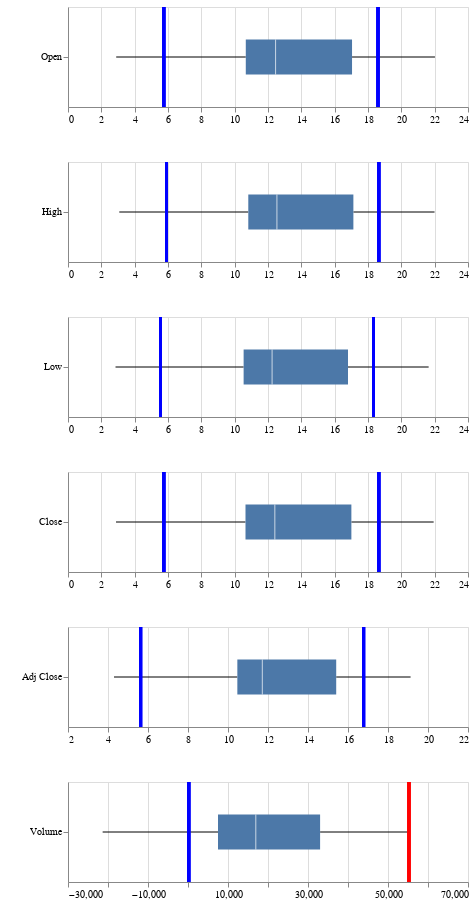

This figure's notebook cell:
### Code cell
neoDF.head(5)
neoDF.tail(5)
theChart = boxplotblast(neoDF)
theChart

### Figure 1 — Vega-Lite specification as saved in the notebook (floating-point values rounded to 4 significant figures)
{"config": {"view": {"continuousWidth": 400, "continuousHeight": 300}}, "vconcat": [{"layer": [{"mark": {"type": "boxplot", "clip": true, "extent": 1.5, "size": 35}, "encoding": {"x": {"type": "quantitative", "axis": {"title": " "}, "field": "datum", "scale": {"domain": [0.98, 23.93], "zero": false}}, "y": {"type": "ordinal", "axis": {"title": " "}, "field": "Open"}}, "height": 100, "width": 400}, {"mark": {"type": "rule", "color": "blue"}, "encoding": {"size": {"value": 3}, "x": {"type": "quantitative", "field": "min"}}}, {"mark": {"type": "rule", "color": "blue"}, "encoding": {"size": {"value": 3}, "x": {"type": "quantitative", "field": "max"}}}], "data": {"name": "data-9e9b66d1568400b9ba2ba3820f34ea2d"}}, {"layer": [{"mark": {"type": "boxplot", "clip": true, "extent": 1.5, "size": 35}, "encoding": {"x": {"type": "quantitative", "axis": {"title": " "}, "field": "datum", "scale": {"domain": [1.186, 23.88], "zero": false}}, "y": {"type": "ordinal", "axis": {"title": " "}, "field": "High"}}, "height": 100, "width": 400}, {"mark": {"type": "rule", "color": "blue"}, "encoding": {"size": {"value": 3}, "x": {"type": "quantitative", "field": "min"}}}, {"mark": {"type": "rule", "color": "blue"}, "encoding": {"size": {"value": 3}, "x": {"type": "quantitative", "field": "max"}}}], "data": {"name": "data-989d650cd57ec77759835c12ff8ea5c6"}}, {"layer": [{"mark": {"type": "boxplot", "clip": true, "extent": 1.5, "size": 35}, "encoding": {"x": {"type": "quantitative", "axis": {"title": " "}, "field": "datum", "scale": {"domain": [0.9725, 23.52], "zero": false}}, "y": {"type": "ordinal", "axis": {"title": " "}, "field": "Low"}}, "height": 100, "width": 400}, {"mark": {"type": "rule", "color": "blue"}, "encoding": {"size": {"value": 3}, "x": {"type": "quantitative", "field": "min"}}}, {"mark": {"type": "rule", "color": "blue"}, "encoding": {"size": {"value": 3}, "x": {"type": "quantitative", "field": "max"}}}], "data": {"name": "data-5a5569ff9a97585e550c64fd5887be49"}}, {"layer": [{"mark": {"type": "boxplot", "clip": true, "extent": 1.5, "size": 35}, "encoding": {"x": {"type": "quantitative", "axis": {"title": " "}, "field": "datum", "scale": {"domain": [0.9755, 23.84], "zero": false}}, "y": {"type": "ordinal", "axis": {"title": " "}, "field": "Close"}}, "height": 100, "width": 400}, {"mark": {"type": "rule", "color": "blue"}, "encoding": {"size": {"value": 3}, "x": {"type": "quantitative", "field": "min"}}}, {"mark": {"type": "rule", "color": "blue"}, "encoding": {"size": {"value": 3}, "x": {"type": "quantitative", "field": "max"}}}], "data": {"name": "data-b56c3b63f45c4d673f574a91c709d46c"}}, {"layer": [{"mark": {"type": "boxplot", "clip": true, "extent": 1.5, "size": 35}, "encoding": {"x": {"type": "quantitative", "axis": {"title": " "}, "field": "datum", "scale": {"domain": [2.818, 20.61], "zero": false}}, "y": {"type": "ordinal", "axis": {"title": " "}, "field": "Adj Close"}}, "height": 100, "width": 400}, {"mark": {"type": "rule", "color": "blue"}, "encoding": {"size": {"value": 3}, "x": {"type": "quantitative", "field": "min"}}}, {"mark": {"type": "rule", "color": "blue"}, "encoding": {"size": {"value": 3}, "x": {"type": "quantitative", "field": "max"}}}], "data": {"name": "data-2e79a29216908be48e335f16edd9b8d2"}}, {"layer": [{"mark": {"type": "boxplot", "clip": true, "extent": 1.5, "size": 35}, "encoding": {"x": {"type": "quantitative", "axis": {"title": " "}, "field": "datum", "scale": {"domain": [-29000.0, 62900.0], "zero": false}}, "y": {"type": "ordinal", "axis": {"title": " "}, "field": "Volume"}}, "height": 100, "width": 400}, {"mark": {"type": "rule", "color": "blue"}, "encoding": {"size": {"value": 3}, "x": {"type": "quantitative", "field": "min"}}}, {"mark": {"type": "rule", "color": "red"}, "encoding": {"size": {"value": 3}, "x": {"type": "quantitative", "field": "outlierR"}}}], "data": {"name": "data-bc79e81c3fae0cfa4d8dde8b3264e473"}}], "$schema": "https://vega.github.io/schema/vega-lite/v4.8.1.json", "datasets": {"data-9e9b66d1568400b9ba2ba3820f34ea2d": [{"Open": "Open", "datum": 2.892, "min": 5.75, "max": 18.6}, {"Open": "Open", "datum": 10.67, "min": 5.75, "max": 18.6}, {"Open": "Open", "datum": 12.46, "min": 5.75, "max": 18.6}, {"Open": "Open", "datum": 17.04, "min": 5.75, "max": 18.6}, {"Open": "Open", "datum": 22.02, "min": 5.75, "max": 18.6}], "data-989d650cd57ec77759835c12ff8ea5c6": [{"High": "High", "datum": 3.077, "min": 5.91, "max": 18.65}, {"High": "High", "datum": 10.82, "min": 5.91, "max": 18.65}, {"High": "High", "datum": 12.54, "min": 5.91, "max": 18.65}, {"High": "High", "datum": 17.12, "min": 5.91, "max": 18.65}, {"High": "High", "datum": 21.99, "min": 5.91, "max": 18.65}], "data-5a5569ff9a97585e550c64fd5887be49": [{"Low": "Low", "datum": 2.851, "min": 5.55, "max": 18.33}, {"Low": "Low", "datum": 10.54, "min": 5.55, "max": 18.33}, {"Low": "Low", "datum": 12.25, "min": 5.55, "max": 18.33}, {"Low": "Low", "datum": 16.8, "min": 5.55, "max": 18.33}, {"Low": "Low", "datum": 21.64, "min": 5.55, "max": 18.33}], "data-b56c3b63f45c4d673f574a91c709d46c": [{"Close": "Close", "datum": 2.881, "min": 5.75, "max": 18.65}, {"Close": "Close", "datum": 10.65, "min": 5.75, "max": 18.65}, {"Close": "Close", "datum": 12.41, "min": 5.75, "max": 18.65}, {"Close": "Close", "datum": 17.0, "min": 5.75, "max": 18.65}, {"Close": "Close", "datum": 21.94, "min": 5.75, "max": 18.65}], "data-2e79a29216908be48e335f16edd9b8d2": [{"Adj Close": "Adj Close", "datum": 4.301, "min": 5.632, "max": 16.78}, {"Adj Close": "Adj Close", "datum": 10.47, "min": 5.632, "max": 16.78}, {"Adj Close": "Adj Close", "datum": 11.72, "min": 5.632, "max": 16.78}, {"Adj Close": "Adj Close", "datum": 15.41, "min": 5.632, "max": 16.78}, {"Adj Close": "Adj Close", "datum": 19.13, "min": 5.632, "max": 16.78}], "data-bc79e81c3fae0cfa4d8dde8b3264e473": [{"Volume": "Volume", "datum": -21340.0, "min": 200, "outlierR": 55240.0}, {"Volume": "Volume", "datum": 7500.0, "min": 200, "outlierR": 55240.0}, {"Volume": "Volume", "datum": 16950.0, "min": 200, "outlierR": 55240.0}, {"Volume": "Volume", "datum": 33020.0, "min": 200, "outlierR": 55240.0}, {"Volume": "Volume", "datum": 55240.0, "min": 200, "outlierR": 55240.0}]}}
